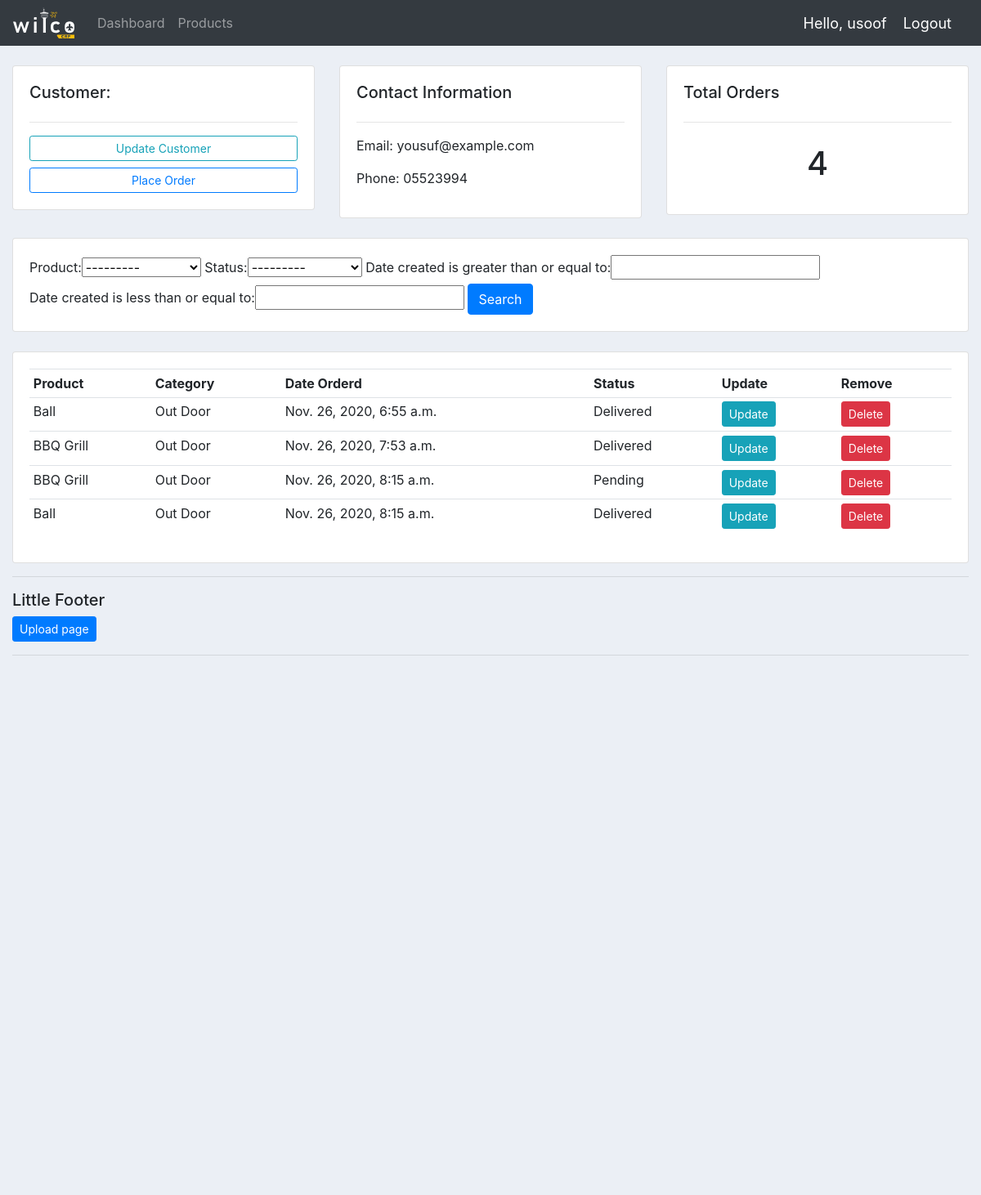
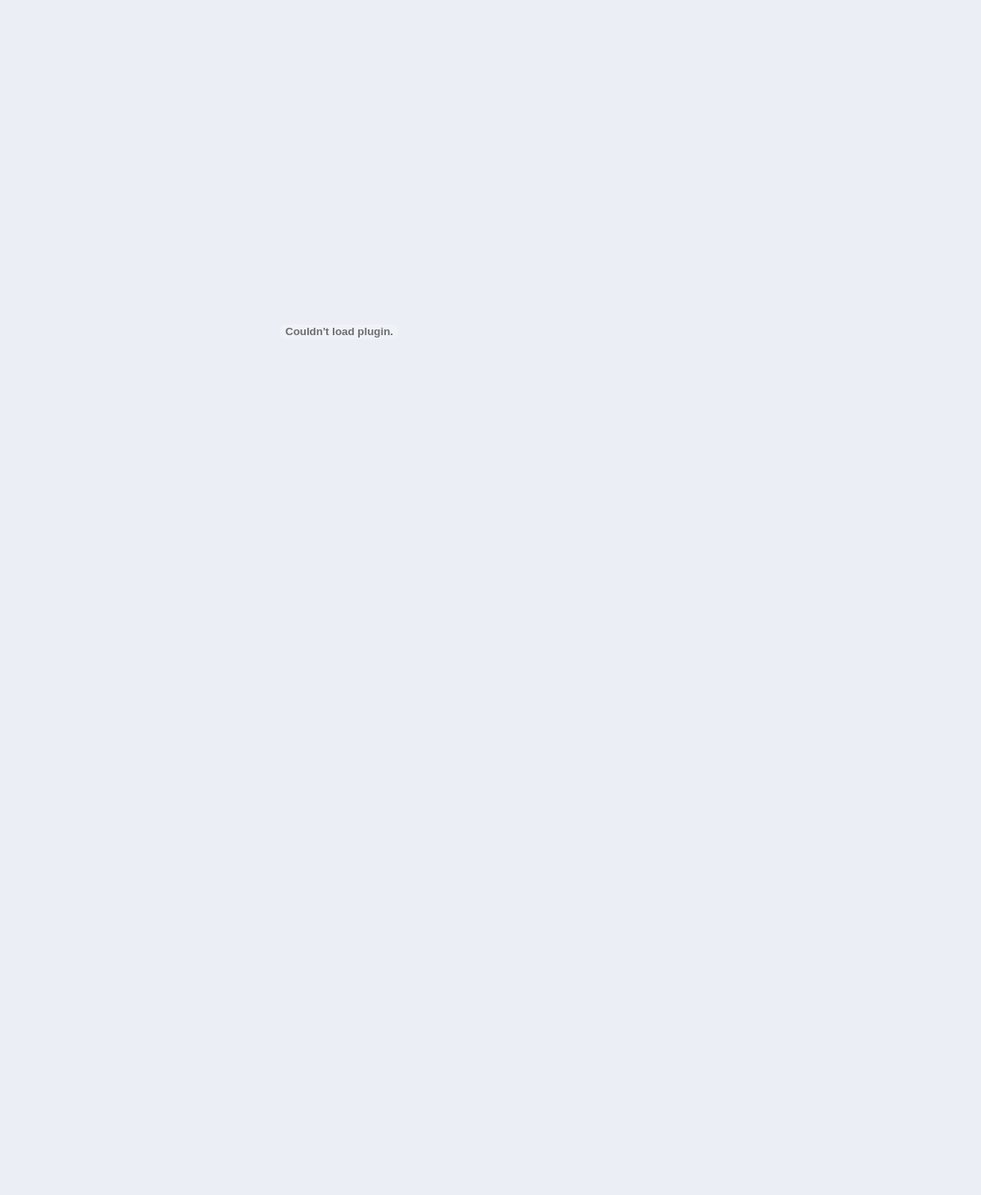
Page /customer/1 (signed in) on the committed database (2 pictures, top to bottom).
### accounts/models.py (models this page shows, shortened)
class Customer(models.Model):
    user = models.OneToOneField(User, null = True, on_delete = models.CASCADE)
    name = models.CharField(max_length = 200, null = True)
    phone = models.CharField(max_length = 200, null = True)
    email = models.CharField(max_length = 200, null = True)
    profile_pic = models.ImageField(default = "user.svg", null = True, blank = True)
    date_created = models.DateTimeField(auto_now_add = True, null = True)

class Order(models.Model):
    STATUS = [
        ('Pending', 'Pending'),
        ('Out for delivery', 'Out for delivery'),
        ('Delivered', 'Delivered'),
    ]
    customer = models.ForeignKey(Customer, null = True, on_delete = models.SET_NULL)
    product = models.ForeignKey(Product, null = True, on_delete = models.SET_NULL)
    date_created = models.DateTimeField(auto_now_add = True, null = True)
    status = models.CharField(max_length = 200, null = True, choices = STATUS)

class Product(models.Model):
    CATEGORY = [
		('Indoor', 'Indoor'),
		('Out Door', 'Out Door'),
	]
    name = models.CharField(max_length = 200, null = True)
    price = models.FloatField(null = True)
    category = models.CharField(max_length = 200, null = True, choices = CATEGORY)
    description = models.CharField(max_length = 200, null = True, blank = True)
    date_created = models.DateTimeField(auto_now_add = True, null = True)
    tag = models.ManyToManyField(Tag)
    class Meta:
        permissions = [
            ("change_product_price", "can change product price only")
        ]
    def __str__(self):
        return self.name

### accounts/decorators.py (the view)
        def wrapper_func(request, *args, **kwargs):
            group = ""
            if request.user.groups.exists():
                group = request.user.groups.all()[0].name
            if group in allowed_roles:
                return view_func(request, *args, **kwargs)
            else:
                return HttpResponse('You are not authorized to view this page')

### accounts/views.py (called while the page is built)
@login_required(login_url = 'accounts:login')
@allowed_users(allowed_roles = ['admin'])
def customer(request, pk):
    customer = Customer.objects.get(id=pk)
    orders = customer.order_set.all()
    orders_count = orders.count()
    myFilter = OrderFilter(request.GET, queryset = orders)
    orders = myFilter.qs
    context = {'customer': customer, 'orders': orders, 'orders_count': orders_count, 'myFilter': myFilter}
    return render(request, 'accounts/customer.html', context)

### accounts/templates/accounts/customer.html
{% extends 'accounts/base_accounts.html' %}
{% block content %}
	<br>
<div class="row">
	<div class="col-md">
		<div class="card card-body">
			<h5>Customer:</h5>
			<hr>
			<a class="btn btn-outline-info btn-sm btn-block" href="">Update Customer</a>
			<a class="btn btn-outline-primary btn-sm btn-block" href="{% url 'accounts:create_order' pk=customer.id %}">Place Order</a>
		</div>
	</div>
	<div class="col-md">
		<div class="card card-body">
			<h5>Contact Information</h5>
			<hr>
			<p>Email: {{customer.email}}</p>
			<p>Phone: {{customer.phone}}</p>
		</div>
	</div>
	<div class="col-md">
		<div class="card card-body">
			<h5>Total Orders</h5>
			<hr>
			<h1 style="text-align: center;padding: 10px">{{orders_count}}</h1>
		</div>
	</div>
</div>
<br>
<div class="row">
	<div class="col">
		<div class="card card-body">
			<form method="get">
					{{myFilter.form}}
		    <button class="btn btn-primary" type="submit">Search</button>
		  </form>
		</div>
	</div>
</div>
<br>
<div class="row">
	<div class="col-md">
		<div class="card card-body">
			<table class="table table-sm">
				<tr>
					<th>Product</th>
					<th>Category</th>
					<th>Date Orderd</th>
					<th>Status</th>
					<th>Update</th>
					<th>Remove</th>
				</tr>
				{% for order in orders %}
					<tr>
						<td>{{order.product}}</td>
						<td>{{order.product.category}}</td>
						<td>{{order.date_created}}</td>
						<td>{{order.status}}</td>
						<td><a class="btn btn-info btn-sm" href="{% url 'accounts:update_order' pk=order.id %}">Update</a></td>
						<td><a class="btn btn-danger btn-sm" href="{% url 'accounts:delete_order' pk=order.id %}">Delete</a></td>
					</tr>
				{% endfor %}
			</table>
		</div>
	</div>
</div>
{% endblock %}

### accounts/templates/accounts/navbar.html (shortened to what this page needs)
{% load static %}
<nav class="navbar navbar-expand-lg navbar-dark bg-dark">
  <a href="{% url 'accounts:home' %}"><img src="{% static 'images/logo.svg' %}" alt="Logo" width="75" style="margin-right: 20px"></a>
  <div class="collapse navbar-collapse" id="navbarNav">
    <ul class="navbar-nav">
      {% if request.user.is_staff %}
      <li class="nav-item">
        <a class="nav-link" href="{% url 'accounts:home' %}">Dashboard</a>
      </li>
      <li class="nav-item">
        <a class="nav-link" href="{% url 'accounts:products' %}">Products</a>
      </li>
      {% else %}
       <li class="nav-item">
        <a class="nav-link" href="{% url 'accounts:account' %}">Settings</a>
      </li>
      {% endif %}
    </ul>
  </div>
  <span class="hello-msg" id="hello-msg">Hello, {{request.user}}</span>
  <span><a class="hello-msg" href="{% url 'accounts:logout' %}">Logout</a></span>
</nav>

### static/css/base.css (style rules this page uses)
body { background-color: #ebeff5; }

### accounts/templates/accounts/navbar.html (style rules this page uses)
.hello-msg { font-size: 18px; color: #fff; margin-right: 20px; }

### rows in the picture
Customer: email "yousuf@example.com", phone "05523994"
Order: product "Ball", product.category "Out Door", date_created "Nov. 26, 2020, 6:55 a.m.", status "Delivered"
Order: product "BBQ Grill", product.category "Out Door", date_created "Nov. 26, 2020, 7:53 a.m.", status "Delivered"
Order: product "BBQ Grill", product.category "Out Door", date_created "Nov. 26, 2020, 8:15 a.m.", status "Pending"
Order: product "Ball", product.category "Out Door", date_created "Nov. 26, 2020, 8:15 a.m.", status "Delivered"

### other values in the picture
{{ request.user }} "usoof"
{{ orders_count }} "4"
